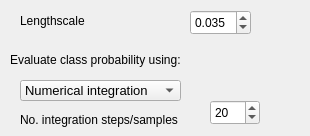
<?xml version="1.0" encoding="UTF-8"?>
<ui version="4.0">
 <class>ParametersGP</class>
 <widget class="QWidget" name="ParametersGP">
  <property name="geometry">
   <rect>
    <x>0</x>
    <y>0</y>
    <width>310</width>
    <height>136</height>
   </rect>
  </property>
  <property name="windowTitle">
   <string>Form</string>
  </property>
  <widget class="QLabel" name="label_8">
   <property name="geometry">
    <rect>
     <x>20</x>
     <y>10</y>
     <width>161</width>
     <height>21</height>
    </rect>
   </property>
   <property name="font">
    <font>
     <pointsize>9</pointsize>
    </font>
   </property>
   <property name="text">
    <string>Lengthscale</string>
   </property>
  </widget>
  <widget class="QComboBox" name="evalmethod">
   <property name="geometry">
    <rect>
     <x>20</x>
     <y>80</y>
     <width>161</width>
     <height>21</height>
    </rect>
   </property>
   <property name="font">
    <font>
     <pointsize>10</pointsize>
    </font>
   </property>
   <property name="toolTip">
    <string>Covariance Matrix type</string>
   </property>
   <property name="currentIndex">
    <number>0</number>
   </property>
   <item>
    <property name="text">
     <string>Numerical integration</string>
    </property>
   </item>
   <item>
    <property name="text">
     <string>MonteCarlo sampling</string>
    </property>
   </item>
  </widget>
  <widget class="QLabel" name="label_6">
   <property name="geometry">
    <rect>
     <x>10</x>
     <y>50</y>
     <width>171</width>
     <height>20</height>
    </rect>
   </property>
   <property name="font">
    <font>
     <pointsize>9</pointsize>
    </font>
   </property>
   <property name="text">
    <string>Evaluate class probability using:</string>
   </property>
  </widget>
  <widget class="QDoubleSpinBox" name="lengthscale">
   <property name="geometry">
    <rect>
     <x>190</x>
     <y>10</y>
     <width>61</width>
     <height>25</height>
    </rect>
   </property>
   <property name="font">
    <font>
     <pointsize>9</pointsize>
    </font>
   </property>
   <property name="decimals">
    <number>3</number>
   </property>
   <property name="minimum">
    <double>0.001000000000000</double>
   </property>
   <property name="maximum">
    <double>1000.000000000000000</double>
   </property>
   <property name="singleStep">
    <double>0.001000000000000</double>
   </property>
   <property name="value">
    <double>0.035000000000000</double>
   </property>
  </widget>
  <widget class="QDoubleSpinBox" name="Nsamp">
   <property name="geometry">
    <rect>
     <x>210</x>
     <y>100</y>
     <width>50</width>
     <height>25</height>
    </rect>
   </property>
   <property name="font">
    <font>
     <pointsize>9</pointsize>
    </font>
   </property>
   <property name="decimals">
    <number>0</number>
   </property>
   <property name="minimum">
    <double>1.000000000000000</double>
   </property>
   <property name="maximum">
    <double>9999.000000000000000</double>
   </property>
   <property name="value">
    <double>20.000000000000000</double>
   </property>
  </widget>
  <widget class="QLabel" name="label_7">
   <property name="geometry">
    <rect>
     <x>20</x>
     <y>110</y>
     <width>181</width>
     <height>20</height>
    </rect>
   </property>
   <property name="font">
    <font>
     <pointsize>9</pointsize>
    </font>
   </property>
   <property name="text">
    <string>No. integration steps/samples</string>
   </property>
  </widget>
 </widget>
 <resources/>
 <connections/>
</ui>
